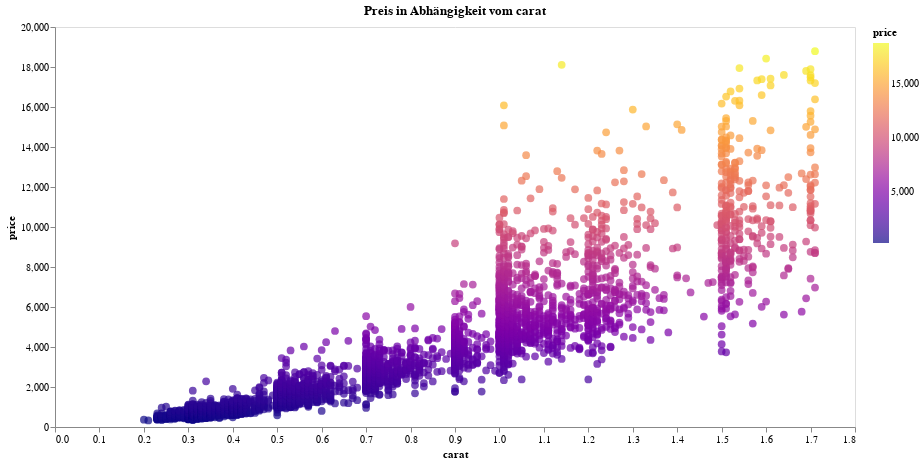

This figure's notebook cell:
### Code cell
alt.Chart(df_sample, title="Preis in Abhängigkeit vom carat").mark_circle(size=60).encode(
    x=alt.X("carat", axis=alt.Axis(grid=False)),
    y=alt.Y("price", axis=alt.Axis(grid=False)),
    color=alt.Color("price", scale=alt.Scale(scheme="plasma")),
    tooltip=["carat", "price"]).interactive().properties(width=800,height=400)

### Figure 1 — Vega-Lite specification as saved in the notebook (floating-point values rounded to 4 significant figures; data arrays with more than 128 entries replaced by an {"elided": "..."} marker saying what was removed)
{"config": {"view": {"continuousWidth": 400, "continuousHeight": 300}}, "data": {"name": "data-9800d8244fb167908e5dff5bd197f70a"}, "mark": {"type": "circle", "size": 60}, "encoding": {"color": {"type": "quantitative", "field": "price", "scale": {"scheme": "plasma"}}, "tooltip": [{"type": "quantitative", "field": "carat"}, {"type": "quantitative", "field": "price"}], "x": {"type": "quantitative", "axis": {"grid": false}, "field": "carat"}, "y": {"type": "quantitative", "axis": {"grid": false}, "field": "price"}}, "height": 400, "selection": {"selector001": {"type": "interval", "bind": "scales", "encodings": ["x", "y"]}}, "title": "Preis in Abhängigkeit vom carat", "width": 800, "$schema": "https://vega.github.io/schema/vega-lite/v4.8.1.json", "datasets": {"data-9800d8244fb167908e5dff5bd197f70a": {"elided": "3687 records"}}}
